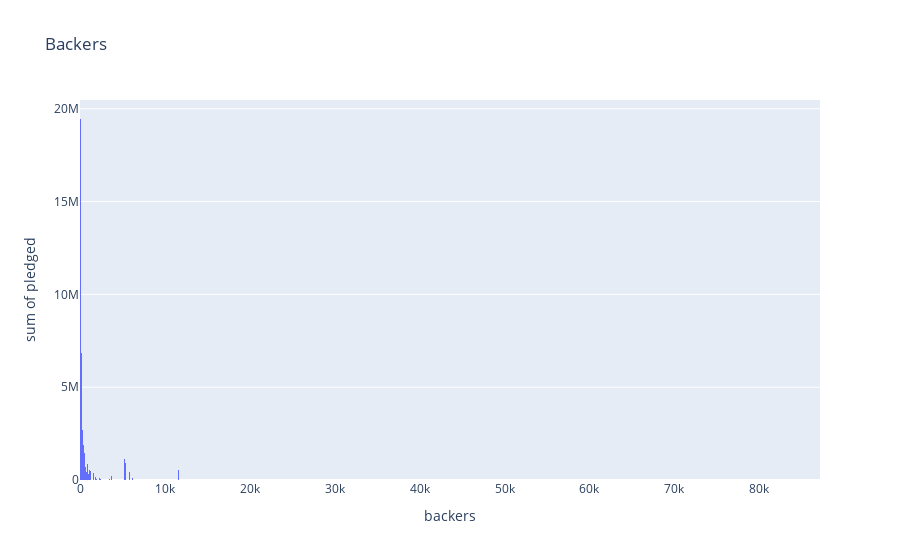

This figure's notebook cell:
### Code cell
#fig = px.bar(xyz,x='category',y='pledged', title='Capital Raised by Size of Goal')
fig = px.histogram(data, x='backers', y='pledged', title='Backers')
fig.show()

### Figure 1 — Plotly figure (JSON) as saved in the notebook; plotly's stock layout.template omitted (floating-point values rounded to 4 significant figures; data arrays with more than 128 entries replaced by an {"elided": "..."} marker saying what was removed)
{"data": [{"alignmentgroup": "True", "bingroup": "x", "histfunc": "sum", "hovertemplate": "backers=%{x}<br>sum of pledged=%{y}<extra></extra>", "legendgroup": "", "marker": {"color": "#636efa"}, "name": "", "offsetgroup": "", "orientation": "v", "showlegend": false, "type": "histogram", "x": {"elided": "45957 int values"}, "xaxis": "x", "y": {"elided": "45957 int values"}, "yaxis": "y"}], "layout": {"barmode": "relative", "legend": {"tracegroupgap": 0}, "title": {"text": "Backers"}, "xaxis": {"anchor": "y", "domain": [0, 1], "title": {"text": "backers"}}, "yaxis": {"anchor": "x", "domain": [0, 1], "title": {"text": "sum of pledged"}}}}
